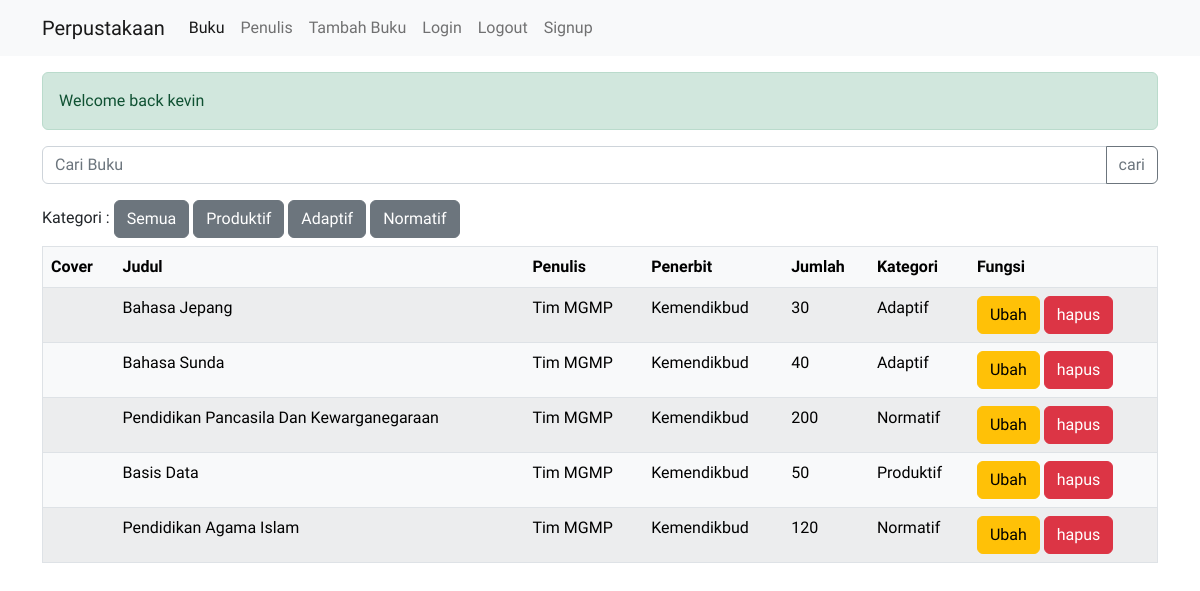
Screenshot of /buku/ (signed in) with the database file from the repository.
### perpustakaan/models.py (models this page shows, shortened)
class Keterangan(models.Model):
    nama = models.CharField(max_length=50)
    keterangan = models.TextField()
    def __str__(self):
        return self.nama

class Buku(models.Model):
    judul =  models.CharField(max_length=50)
    penulis = models.CharField(max_length=40)
    penerbit = models.CharField(max_length=40)
    jumlah = models.IntegerField(null=True)
    keterangan = models.ForeignKey("Keterangan", on_delete=models.CASCADE,null=True)
    cover = models.ImageField(upload_to='cover',null=True)
    tanggal = models.DateTimeField(auto_now_add=True,null=True)

### perpustakaan/views.py (the view)
# urls.py: path('buku/', buku, name='buku'),
@login_required(login_url=LOGIN_URL)
def buku(request):
    buku_buku = Buku.objects.all()
    keterangan_keterangan = Keterangan.objects.all()
    buku_search = request.GET.get('buku')
    keterangan_search = request.GET.get('kategori')
    if buku_search:
        buku_buku = Buku.objects.filter(judul__icontains=buku_search)
    elif keterangan_search:
        buku_buku = Buku.objects.filter(keterangan=keterangan_search)
    konteks = {
        "page" : "buku",
        "buku_buku" : buku_buku ,
        "keterangan_keterangan" : keterangan_keterangan
    }
    return render(request,'buku.html', konteks)

### perpustakaan/templates/buku.html (shortened to what this page needs)
{% extends 'base.html' %}
{% block content %}
    <div class="container my-3">
        <div class="alert alert-success">Welcome back {{ user }}</div>
        <form action="" method="get" class="my-3">
            <div class="input-group mb-3">
                <input type="text" class="form-control" placeholder="Cari Buku" aria-label="Cari Buku" aria-describedby="button-addon2" name="buku">
                <button class="btn btn-outline-secondary" type="submit" id="button-addon2">cari</button>
            </div>
        </form>
        <p class="my-2">Kategori :
            <a class="btn btn-secondary" href="?kategori=">Semua</a>
            {% for keterangan in keterangan_keterangan %}
            <a class="btn btn-secondary" href="?kategori={{ keterangan.id }}">{{ keterangan.nama }}</a>
            {% endfor %}
        </p>
        <table class="table table-light table-striped border">
            <thead>
              <tr>
                <th scope="col">Cover</th>
                <th scope="col">Judul</th>
                <th scope="col">Penulis</th>
                <th scope="col">Penerbit</th>
                <th scope="col">Jumlah</th>
                <th scope="col">Kategori</th>
                <th scope="col">Fungsi</th>
              </tr>
            </thead>
            <tbody>
                {% for buku in buku_buku %}
                    <tr>
                        {% if buku.cover %}
                          <td>
                          </td>
                        {% endif %}
                        <td>{{ buku.judul }}</td>
                        <td>{{ buku.penulis }}</td>
                        <td>{{ buku.penerbit }}</td>
                        <td>{{ buku.jumlah }}</td>
                        <td>{{ buku.keterangan }}</td>
                        <td>
                            <a href="/buku/ubah/{{ buku.id }}" class="btn btn-warning">Ubah</a>
                            <button type="button" class="btn btn-danger" data-bs-toggle="modal" data-bs-target="#hapus-{{ buku.id }}">
                                hapus
                            </button>
                        </td>
                    </tr>
                {% endfor %}
            </tbody>
          </table>
    </div>
{% endblock %}

### templates/base.html (shortened to what this page needs)
{% load static %}
<!doctype html>
<html lang="en">
  <head>
    <link rel="stylesheet" href="{% static 'css/style.css'%}">
    <link href="https://cdn.jsdelivr.net/npm/bootstrap@5.2.3/dist/css/bootstrap.min.css" rel="stylesheet">
  </head>
  <body>
    {% include 'nav.html' %}
    <div class="base">
    {% block content %}
    {% endblock %}
    </div>
</body>
</html>

### templates/nav.html (shortened to what this page needs)
<nav class="navbar navbar-expand-lg bg-light">
    <div class="container">
      <a class="navbar-brand" href="#">Perpustakaan</a>
      <div class="collapse navbar-collapse" id="navbarNavAltMarkup">
        <div class="navbar-nav">
        {% if page == 'buku' %}
          <a class="nav-link active" href="{% url 'buku' %}" aria-current="page">Buku</a>
        {% else %}
            <a class="nav-link" href="{% url 'buku' %}">Buku</a>
        {% endif %}
        {% if page == 'penulis' %}
            <a class="nav-link active" href="{% url 'penulis' %}" aria-current="page">Penulis</a>
        {% else %}
            <a class="nav-link" href="{% url 'penulis' %}">Penulis</a>
        {% endif %}
            <a class="nav-link" href="{% url 'tambah-buku' %}">Tambah Buku</a>
            <a class="nav-link" href="{% url 'login' %}">Login</a>
            <a class="nav-link" href="{% url 'logout' %}">Logout</a>
            <a class="nav-link" href="{% url 'signup' %}">Signup</a>
        </div>
      </div>
    </div>
</nav>

### static/css/style.css (style rules this page uses)
* { padding: 0; margin: 0; box-sizing: border-box; font-family: "Viga"; }

### rows the page displays
Keterangan: nama "Produktif"
Keterangan: nama "Adaptif"
Keterangan: nama "Normatif"
Buku: judul "Bahasa Jepang", penulis "Tim MGMP", penerbit "Kemendikbud", jumlah "30", keterangan "Adaptif"
Buku: judul "Bahasa Sunda", penulis "Tim MGMP", penerbit "Kemendikbud", jumlah "40", keterangan "Adaptif"
Buku: judul "Pendidikan Pancasila Dan Kewarganegaraan", penulis "Tim MGMP", penerbit "Kemendikbud", jumlah "200", keterangan "Normatif"
Buku: judul "Basis Data", penulis "Tim MGMP", penerbit "Kemendikbud", jumlah "50", keterangan "Produktif"
Buku: judul "Pendidikan Agama Islam", penulis "Tim MGMP", penerbit "Kemendikbud", jumlah "120", keterangan "Normatif"

### other values shown
{{ user }} "kevin"
